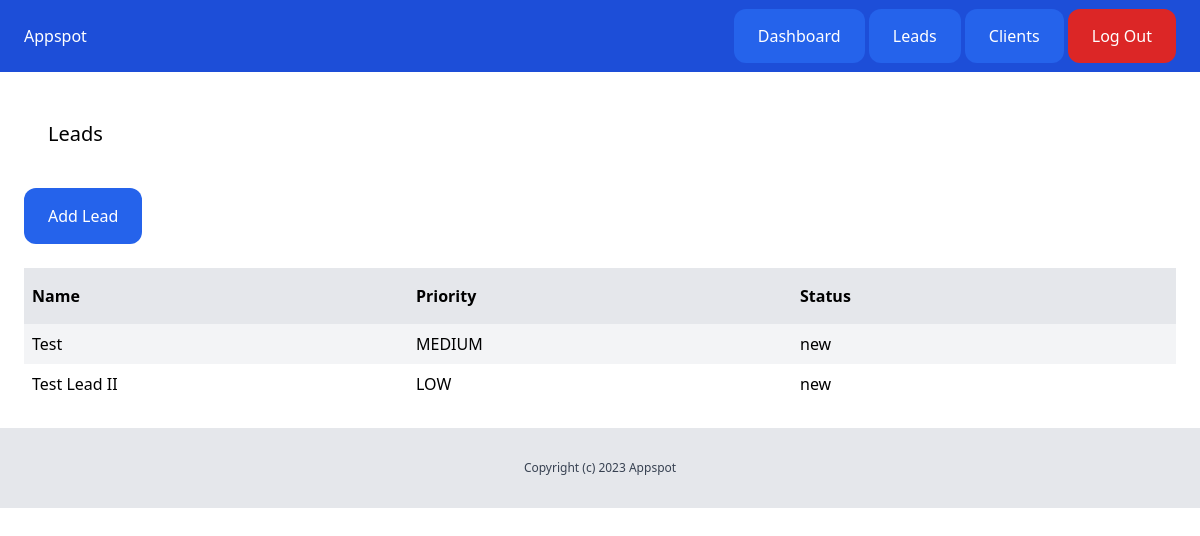
The app's page /dashboard/leads/ (signed in), older data.
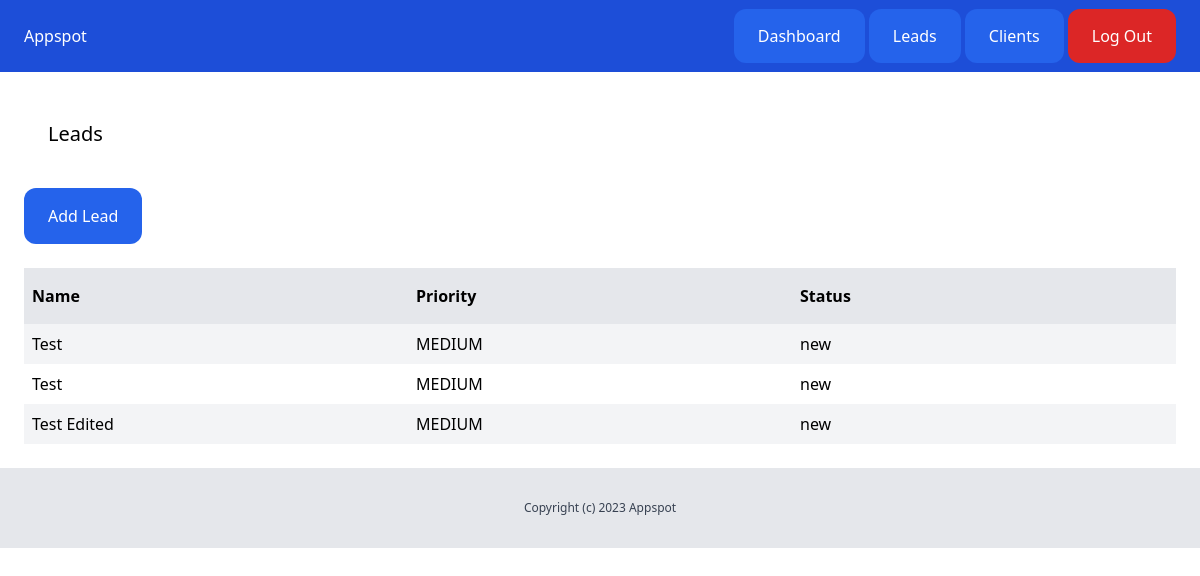
The same page, newer data.
### lead/models.py (models this page shows, shortened)
class Lead(models.Model):
    LOW = 'low'
    MEDIUM = 'medium'
    HIGH = 'high'
    CHOICE_PRIORITY = (
        (LOW, 'LOW'),
        (MEDIUM, 'MEDIUM'),
        (HIGH, 'HIGH'),
    )
    NEW = 'new'
    CONTACTED = 'contacted'
    WON = 'won'
    LOST = 'lost'
    CHOICE_STATUS = (
        (NEW, 'new'),
        (CONTACTED, 'contacted'),
        (WON, 'won'),
        (LOST, 'lost')
    )
    name = models.CharField(max_length=255)
    email = models.EmailField()
    description = models.TextField(blank=True, null=True)
    priority = models.CharField(max_length=10, choices=CHOICE_PRIORITY, default=MEDIUM)
    status = models.CharField(max_length=10, choices=CHOICE_STATUS, default=NEW)
    converted_to_client = models.BooleanField(default=False)
    created_by = models.ForeignKey(User, related_name='leads', on_delete=models.CASCADE)
    created_at = models.DateTimeField(auto_now_add=True)
    modified_at = models.DateTimeField(auto_now=True)

### lead/views.py (the view)
# urls.py: path('', views.leads_list, name='leads_list'),
@login_required
def leads_list(request):
    leads = Lead.objects.filter(created_by=request.user, converted_to_client=False)
    return render(request, 'lead/leads_list.html', {'leads': leads})

### lead/templates/lead/leads_list.html (shortened to what this page needs)
{% extends 'core/base.html' %}
{% block content %}
<div class="py-6 px-6">
    <h1 class="mb-4 text-xl py-6 px-6">Leads</h1>
    <a href="{% url 'add_lead' %}" class="inline-block py-4 px-6 bg-blue-600 rounded-xl text-white">Add Lead</a>
    {% if leads %}
    <div class="mt-6 flex justify-between">
        <p class="py-4 px-2 bg-gray-200 font-semibold w-full">Name</p>
        <p class="py-4 px-2 bg-gray-200 font-semibold w-full">Priority</p>
        <p class="py-4 px-2 bg-gray-200 font-semibold w-full">Status</p>
    </div>
    {% for lead in leads %}
        <div class="flex justify-between">
            <p class="py-2 px-2 w-full {% cycle 'bg-gray-100' '' %}" ><a href="{% url 'leads_detail' lead.id %}">{{ lead.name }}</a></p>
            <p class="py-2 px-2 w-full {% cycle 'bg-gray-100' '' %}" >{{ lead.get_priority_display }}</p>
            <p class="py-2 px-2 w-full {% cycle 'bg-gray-100' '' %}" >{{ lead.get_status_display }}</p>
        </div>
    {% endfor %}
    {% else %}
        <p class="mt-6 px-2">There is no lead in the database yet...</p>
    {% endif %}
</div>
{% endblock %}

### core/templates/core/base.html (shortened to what this page needs)
<!doctype html>
<html>
<head>
    <script src="https://cdn.tailwindcss.com"></script>
</head>
<body>
    <nav class="py-6 px-6 flex justify-between bg-blue-700">
        <a href="/" class="text-white">Appspot</a>
        <div class="auth">
            {% if request.user.is_authenticated %}
                <a href="{% url 'dashboard' %}" class="py-4 px-6 bg-blue-600 rounded-xl text-white">Dashboard</a>
                <a href="{% url 'leads_list' %}" class="py-4 px-6 bg-blue-600 rounded-xl text-white">Leads</a>
                <a href="{% url 'clients_list' %}" class="py-4 px-6 bg-blue-600 rounded-xl text-white">Clients</a>
                <a href="{% url 'logout' %}" class="py-4 px-6 bg-red-600 rounded-xl text-white">Log Out</a>
            {% else %}
                <a href="{% url 'login' %}" class="py-4 px-6 bg-blue-600 rounded-xl text-white">Log In</a>
                <a href="{% url 'signup' %}" class="py-4 px-6 bg-blue-400 rounded-xl text-white">Sign Up</a>
            {% endif %}
        </div>
    </nav>
    {% block content %}
    {% endblock %}
    <footer class="py-8 text-center bg-gray-200">
        <p class="text-xs text-gray-700">Copyright (c) 2023 Appspot</p>
    </footer>
</body>
</html>

Row changes from the older to the newer data that the page shows:
removed Lead: name "Test Lead II", priority "LOW", status "new"
added Lead: name "Test", priority "MEDIUM", status "new"
added Lead: name "Test Edited", priority "MEDIUM", status "new"
